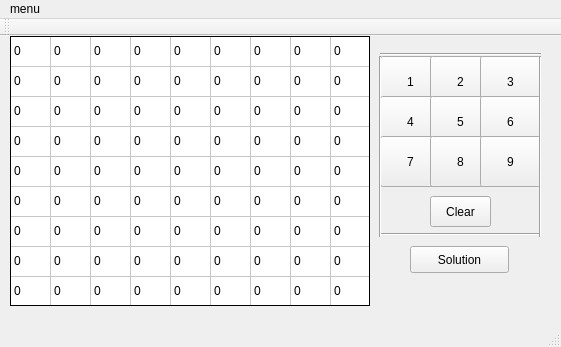
<?xml version="1.0" encoding="UTF-8"?>
<ui version="4.0">
 <class>MainWindow</class>
 <widget class="QMainWindow" name="MainWindow">
  <property name="geometry">
   <rect>
    <x>0</x>
    <y>0</y>
    <width>561</width>
    <height>347</height>
   </rect>
  </property>
  <property name="sizePolicy">
   <sizepolicy hsizetype="Maximum" vsizetype="Preferred">
    <horstretch>0</horstretch>
    <verstretch>0</verstretch>
   </sizepolicy>
  </property>
  <property name="windowTitle">
   <string>sudoku!</string>
  </property>
  <widget class="QWidget" name="centralWidget">
   <widget class="QPushButton" name="solve">
    <property name="geometry">
     <rect>
      <x>410</x>
      <y>210</y>
      <width>99</width>
      <height>27</height>
     </rect>
    </property>
    <property name="text">
     <string>Solution</string>
    </property>
   </widget>
   <widget class="QTableWidget" name="sudoku_board">
    <property name="geometry">
     <rect>
      <x>10</x>
      <y>0</y>
      <width>360</width>
      <height>270</height>
     </rect>
    </property>
    <property name="minimumSize">
     <size>
      <width>360</width>
      <height>270</height>
     </size>
    </property>
    <property name="styleSheet">
     <string notr="true">QTableWidget {
border : 1px solid black;
}</string>
    </property>
    <property name="verticalScrollBarPolicy">
     <enum>Qt::ScrollBarAlwaysOff</enum>
    </property>
    <property name="horizontalScrollBarPolicy">
     <enum>Qt::ScrollBarAlwaysOff</enum>
    </property>
    <property name="editTriggers">
     <set>QAbstractItemView::NoEditTriggers</set>
    </property>
    <attribute name="horizontalHeaderVisible">
     <bool>false</bool>
    </attribute>
    <attribute name="horizontalHeaderMinimumSectionSize">
     <number>40</number>
    </attribute>
    <attribute name="horizontalHeaderDefaultSectionSize">
     <number>40</number>
    </attribute>
    <attribute name="horizontalHeaderHighlightSections">
     <bool>true</bool>
    </attribute>
    <attribute name="verticalHeaderVisible">
     <bool>false</bool>
    </attribute>
    <row>
     <property name="text">
      <string>新建行</string>
     </property>
    </row>
    <row>
     <property name="text">
      <string>新建行</string>
     </property>
    </row>
    <row>
     <property name="text">
      <string>新建行</string>
     </property>
    </row>
    <row>
     <property name="text">
      <string>新建行</string>
     </property>
    </row>
    <row>
     <property name="text">
      <string>新建行</string>
     </property>
    </row>
    <row>
     <property name="text">
      <string>新建行</string>
     </property>
    </row>
    <row>
     <property name="text">
      <string>新建行</string>
     </property>
    </row>
    <row>
     <property name="text">
      <string>新建行</string>
     </property>
    </row>
    <row>
     <property name="text">
      <string>新建行</string>
     </property>
    </row>
    <column>
     <property name="text">
      <string>新建列</string>
     </property>
    </column>
    <column>
     <property name="text">
      <string>新建列</string>
     </property>
    </column>
    <column>
     <property name="text">
      <string>新建列</string>
     </property>
    </column>
    <column>
     <property name="text">
      <string>新建列</string>
     </property>
    </column>
    <column>
     <property name="text">
      <string>新建列</string>
     </property>
    </column>
    <column>
     <property name="text">
      <string>新建列</string>
     </property>
    </column>
    <column>
     <property name="text">
      <string>新建列</string>
     </property>
    </column>
    <column>
     <property name="text">
      <string>新建列</string>
     </property>
    </column>
    <column>
     <property name="text">
      <string>新建列</string>
     </property>
    </column>
    <item row="0" column="0">
     <property name="text">
      <string>0</string>
     </property>
    </item>
    <item row="0" column="1">
     <property name="text">
      <string>0</string>
     </property>
    </item>
    <item row="0" column="2">
     <property name="text">
      <string>0</string>
     </property>
    </item>
    <item row="0" column="3">
     <property name="text">
      <string>0</string>
     </property>
    </item>
    <item row="0" column="4">
     <property name="text">
      <string>0</string>
     </property>
    </item>
    <item row="0" column="5">
     <property name="text">
      <string>0</string>
     </property>
    </item>
    <item row="0" column="6">
     <property name="text">
      <string>0</string>
     </property>
    </item>
    <item row="0" column="7">
     <property name="text">
      <string>0</string>
     </property>
    </item>
    <item row="0" column="8">
     <property name="text">
      <string>0</string>
     </property>
    </item>
    <item row="1" column="0">
     <property name="text">
      <string>0</string>
     </property>
    </item>
    <item row="1" column="1">
     <property name="text">
      <string>0</string>
     </property>
    </item>
    <item row="1" column="2">
     <property name="text">
      <string>0</string>
     </property>
    </item>
    <item row="1" column="3">
     <property name="text">
      <string>0</string>
     </property>
    </item>
    <item row="1" column="4">
     <property name="text">
      <string>0</string>
     </property>
    </item>
    <item row="1" column="5">
     <property name="text">
      <string>0</string>
     </property>
    </item>
    <item row="1" column="6">
     <property name="text">
      <string>0</string>
     </property>
    </item>
    <item row="1" column="7">
     <property name="text">
      <string>0</string>
     </property>
    </item>
    <item row="1" column="8">
     <property name="text">
      <string>0</string>
     </property>
    </item>
    <item row="2" column="0">
     <property name="text">
      <string>0</string>
     </property>
    </item>
    <item row="2" column="1">
     <property name="text">
      <string>0</string>
     </property>
    </item>
    <item row="2" column="2">
     <property name="text">
      <string>0</string>
     </property>
    </item>
    <item row="2" column="3">
     <property name="text">
      <string>0</string>
     </property>
    </item>
    <item row="2" column="4">
     <property name="text">
      <string>0</string>
     </property>
    </item>
    <item row="2" column="5">
     <property name="text">
      <string>0</string>
     </property>
    </item>
    <item row="2" column="6">
     <property name="text">
      <string>0</string>
     </property>
    </item>
    <item row="2" column="7">
     <property name="text">
      <string>0</string>
     </property>
    </item>
    <item row="2" column="8">
     <property name="text">
      <string>0</string>
     </property>
    </item>
    <item row="3" column="0">
     <property name="text">
      <string>0</string>
     </property>
    </item>
    <item row="3" column="1">
     <property name="text">
      <string>0</string>
     </property>
    </item>
    <item row="3" column="2">
     <property name="text">
      <string>0</string>
     </property>
    </item>
    <item row="3" column="3">
     <property name="text">
      <string>0</string>
     </property>
    </item>
    <item row="3" column="4">
     <property name="text">
      <string>0</string>
     </property>
    </item>
    <item row="3" column="5">
     <property name="text">
      <string>0</string>
     </property>
    </item>
    <item row="3" column="6">
     <property name="text">
      <string>0</string>
     </property>
    </item>
    <item row="3" column="7">
     <property name="text">
      <string>0</string>
     </property>
    </item>
    <item row="3" column="8">
     <property name="text">
      <string>0</string>
     </property>
    </item>
    <item row="4" column="0">
     <property name="text">
      <string>0</string>
     </property>
    </item>
    <item row="4" column="1">
     <property name="text">
      <string>0</string>
     </property>
    </item>
    <item row="4" column="2">
     <property name="text">
      <string>0</string>
     </property>
    </item>
    <item row="4" column="3">
     <property name="text">
      <string>0</string>
     </property>
    </item>
    <item row="4" column="4">
     <property name="text">
      <string>0</string>
     </property>
    </item>
    <item row="4" column="5">
     <property name="text">
      <string>0</string>
     </property>
    </item>
    <item row="4" column="6">
     <property name="text">
      <string>0</string>
     </property>
    </item>
    <item row="4" column="7">
     <property name="text">
      <string>0</string>
     </property>
    </item>
    <item row="4" column="8">
     <property name="text">
      <string>0</string>
     </property>
    </item>
    <item row="5" column="0">
     <property name="text">
      <string>0</string>
     </property>
    </item>
    <item row="5" column="1">
     <property name="text">
      <string>0</string>
     </property>
    </item>
    <item row="5" column="2">
     <property name="text">
      <string>0</string>
     </property>
    </item>
    <item row="5" column="3">
     <property name="text">
      <string>0</string>
     </property>
    </item>
    <item row="5" column="4">
     <property name="text">
      <string>0</string>
     </property>
    </item>
    <item row="5" column="5">
     <property name="text">
      <string>0</string>
     </property>
    </item>
    <item row="5" column="6">
     <property name="text">
      <string>0</string>
     </property>
    </item>
    <item row="5" column="7">
     <property name="text">
      <string>0</string>
     </property>
    </item>
    <item row="5" column="8">
     <property name="text">
      <string>0</string>
     </property>
    </item>
    <item row="6" column="0">
     <property name="text">
      <string>0</string>
     </property>
    </item>
    <item row="6" column="1">
     <property name="text">
      <string>0</string>
     </property>
    </item>
    <item row="6" column="2">
     <property name="text">
      <string>0</string>
     </property>
    </item>
    <item row="6" column="3">
     <property name="text">
      <string>0</string>
     </property>
    </item>
    <item row="6" column="4">
     <property name="text">
      <string>0</string>
     </property>
    </item>
    <item row="6" column="5">
     <property name="text">
      <string>0</string>
     </property>
    </item>
    <item row="6" column="6">
     <property name="text">
      <string>0</string>
     </property>
    </item>
    <item row="6" column="7">
     <property name="text">
      <string>0</string>
     </property>
    </item>
    <item row="6" column="8">
     <property name="text">
      <string>0</string>
     </property>
    </item>
    <item row="7" column="0">
     <property name="text">
      <string>0</string>
     </property>
    </item>
    <item row="7" column="1">
     <property name="text">
      <string>0</string>
     </property>
    </item>
    <item row="7" column="2">
     <property name="text">
      <string>0</string>
     </property>
    </item>
    <item row="7" column="3">
     <property name="text">
      <string>0</string>
     </property>
    </item>
    <item row="7" column="4">
     <property name="text">
      <string>0</string>
     </property>
    </item>
    <item row="7" column="5">
     <property name="text">
      <string>0</string>
     </property>
    </item>
    <item row="7" column="6">
     <property name="text">
      <string>0</string>
     </property>
    </item>
    <item row="7" column="7">
     <property name="text">
      <string>0</string>
     </property>
    </item>
    <item row="7" column="8">
     <property name="text">
      <string>0</string>
     </property>
    </item>
    <item row="8" column="0">
     <property name="text">
      <string>0</string>
     </property>
    </item>
    <item row="8" column="1">
     <property name="text">
      <string>0</string>
     </property>
    </item>
    <item row="8" column="2">
     <property name="text">
      <string>0</string>
     </property>
    </item>
    <item row="8" column="3">
     <property name="text">
      <string>0</string>
     </property>
    </item>
    <item row="8" column="4">
     <property name="text">
      <string>0</string>
     </property>
    </item>
    <item row="8" column="5">
     <property name="text">
      <string>0</string>
     </property>
    </item>
    <item row="8" column="6">
     <property name="text">
      <string>0</string>
     </property>
    </item>
    <item row="8" column="7">
     <property name="text">
      <string>0</string>
     </property>
    </item>
    <item row="8" column="8">
     <property name="text">
      <string>0</string>
     </property>
    </item>
   </widget>
   <widget class="QPushButton" name="pushButton">
    <property name="geometry">
     <rect>
      <x>380</x>
      <y>20</y>
      <width>61</width>
      <height>51</height>
     </rect>
    </property>
    <property name="styleSheet">
     <string notr="true"/>
    </property>
    <property name="text">
     <string>1</string>
    </property>
   </widget>
   <widget class="QPushButton" name="pushButton_2">
    <property name="geometry">
     <rect>
      <x>430</x>
      <y>20</y>
      <width>61</width>
      <height>51</height>
     </rect>
    </property>
    <property name="styleSheet">
     <string notr="true"/>
    </property>
    <property name="text">
     <string>2</string>
    </property>
   </widget>
   <widget class="QPushButton" name="pushButton_3">
    <property name="geometry">
     <rect>
      <x>480</x>
      <y>20</y>
      <width>61</width>
      <height>51</height>
     </rect>
    </property>
    <property name="text">
     <string>3</string>
    </property>
   </widget>
   <widget class="QPushButton" name="pushButton_4">
    <property name="geometry">
     <rect>
      <x>380</x>
      <y>60</y>
      <width>61</width>
      <height>51</height>
     </rect>
    </property>
    <property name="text">
     <string>4</string>
    </property>
   </widget>
   <widget class="QPushButton" name="pushButton_5">
    <property name="geometry">
     <rect>
      <x>430</x>
      <y>60</y>
      <width>61</width>
      <height>51</height>
     </rect>
    </property>
    <property name="styleSheet">
     <string notr="true"/>
    </property>
    <property name="text">
     <string>5</string>
    </property>
   </widget>
   <widget class="QPushButton" name="pushButton_6">
    <property name="geometry">
     <rect>
      <x>480</x>
      <y>60</y>
      <width>61</width>
      <height>51</height>
     </rect>
    </property>
    <property name="text">
     <string>6</string>
    </property>
   </widget>
   <widget class="QPushButton" name="pushButton_7">
    <property name="geometry">
     <rect>
      <x>380</x>
      <y>100</y>
      <width>61</width>
      <height>51</height>
     </rect>
    </property>
    <property name="text">
     <string>7</string>
    </property>
   </widget>
   <widget class="QPushButton" name="pushButton_8">
    <property name="geometry">
     <rect>
      <x>430</x>
      <y>100</y>
      <width>61</width>
      <height>51</height>
     </rect>
    </property>
    <property name="text">
     <string>8</string>
    </property>
   </widget>
   <widget class="QPushButton" name="pushButton_9">
    <property name="geometry">
     <rect>
      <x>480</x>
      <y>100</y>
      <width>61</width>
      <height>51</height>
     </rect>
    </property>
    <property name="text">
     <string>9</string>
    </property>
   </widget>
   <widget class="QPushButton" name="pushButton_10">
    <property name="geometry">
     <rect>
      <x>430</x>
      <y>160</y>
      <width>61</width>
      <height>31</height>
     </rect>
    </property>
    <property name="text">
     <string>Clear</string>
    </property>
   </widget>
   <widget class="Line" name="line">
    <property name="geometry">
     <rect>
      <x>380</x>
      <y>10</y>
      <width>161</width>
      <height>16</height>
     </rect>
    </property>
    <property name="styleSheet">
     <string notr="true">line-&gt;setStyleSheet(QString(&quot;background-color: #0000FF;&quot;));</string>
    </property>
    <property name="orientation">
     <enum>Qt::Horizontal</enum>
    </property>
   </widget>
   <widget class="Line" name="line_2">
    <property name="geometry">
     <rect>
      <x>380</x>
      <y>190</y>
      <width>161</width>
      <height>16</height>
     </rect>
    </property>
    <property name="styleSheet">
     <string notr="true"/>
    </property>
    <property name="orientation">
     <enum>Qt::Horizontal</enum>
    </property>
   </widget>
   <widget class="Line" name="line_3">
    <property name="geometry">
     <rect>
      <x>370</x>
      <y>20</y>
      <width>20</width>
      <height>181</height>
     </rect>
    </property>
    <property name="orientation">
     <enum>Qt::Vertical</enum>
    </property>
   </widget>
   <widget class="Line" name="line_4">
    <property name="geometry">
     <rect>
      <x>530</x>
      <y>20</y>
      <width>20</width>
      <height>181</height>
     </rect>
    </property>
    <property name="styleSheet">
     <string notr="true">background-color : 1px solid black;</string>
    </property>
    <property name="orientation">
     <enum>Qt::Vertical</enum>
    </property>
   </widget>
   <zorder>sudoku_board</zorder>
   <zorder>solve</zorder>
   <zorder>pushButton</zorder>
   <zorder>pushButton_2</zorder>
   <zorder>pushButton_3</zorder>
   <zorder>pushButton_4</zorder>
   <zorder>pushButton_5</zorder>
   <zorder>pushButton_6</zorder>
   <zorder>pushButton_7</zorder>
   <zorder>pushButton_8</zorder>
   <zorder>pushButton_9</zorder>
   <zorder>pushButton_10</zorder>
   <zorder>line</zorder>
   <zorder>line_2</zorder>
   <zorder>line_3</zorder>
   <zorder>line_4</zorder>
  </widget>
  <widget class="QToolBar" name="mainToolBar">
   <attribute name="toolBarArea">
    <enum>TopToolBarArea</enum>
   </attribute>
   <attribute name="toolBarBreak">
    <bool>false</bool>
   </attribute>
  </widget>
  <widget class="QStatusBar" name="statusBar"/>
  <widget class="QMenuBar" name="menuBar">
   <property name="geometry">
    <rect>
     <x>0</x>
     <y>0</y>
     <width>561</width>
     <height>22</height>
    </rect>
   </property>
   <widget class="QMenu" name="menuMenu">
    <property name="title">
     <string>menu</string>
    </property>
    <addaction name="actionNew_game"/>
   </widget>
   <addaction name="menuMenu"/>
  </widget>
  <action name="actionExit">
   <property name="text">
    <string>exit</string>
   </property>
   <property name="shortcut">
    <string>Alt+Q</string>
   </property>
  </action>
  <action name="actionNew_game">
   <property name="text">
    <string>new game</string>
   </property>
   <property name="shortcut">
    <string>Alt+N</string>
   </property>
  </action>
 </widget>
 <layoutdefault spacing="6" margin="11"/>
 <resources/>
 <connections/>
 <buttongroups>
  <buttongroup name="buttonGroup"/>
 </buttongroups>
</ui>
